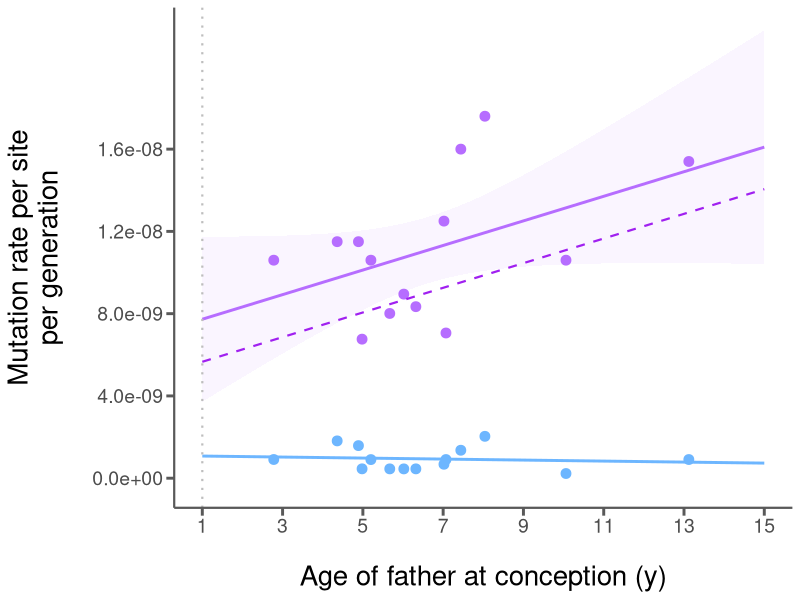
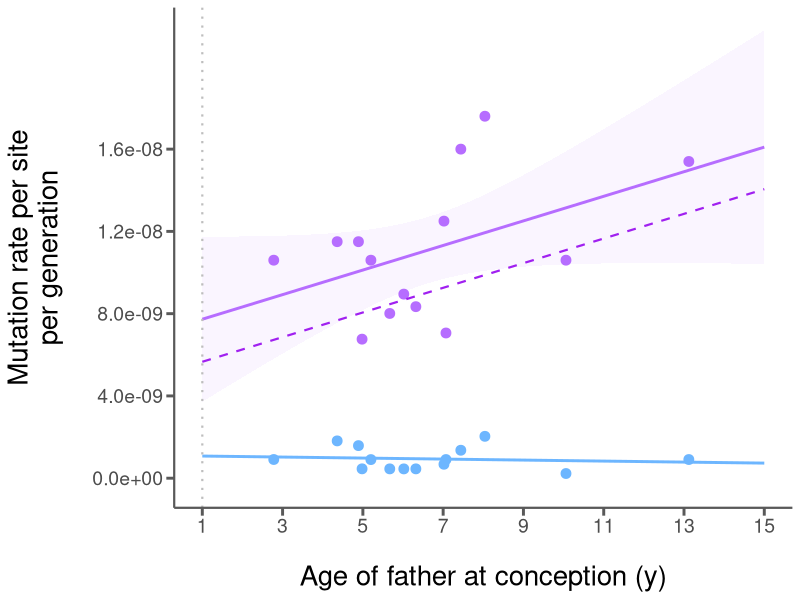

Recreate these plots in R, in order. (Note: this script raises an error after producing the figures.)
############################################################
# For owl monkey project, last revised 04.18
# Plots and statistical tests for Figure 1 and Figure S2
# in owl monkey paper.
#
# Gregg Thomas
############################################################

library(ggplot2)
this.dir <- dirname(parent.frame(2)$ofile)
setwd(this.dir)
cat("----------\n")

figs2_opt = T
# CHANGE TO TRUE TO GENERATE FIG. S2

####################
## Estimating model parameters using Kong (2012) data
human_dm0 = 34; human_df = 31; human_num_f = 14.2; human_haploid = 2630000000; human_diploid = human_haploid * 2;
# Parameters observed from Drost & Lee (1995) and Kong (2012)

human_mu_c = (human_num_f / human_df)
cat("mu_c estimated from Kong params: ", human_mu_c, "\n")
human_mu_c = human_mu_c / human_haploid
cat("mu_c per site estimated from Kong params: ", human_mu_c, "\n")
# Estimating mu_c

# Calculate spermatogenic proportion and expected number of spermatogenic divisions
# per year using human (Kong) observations.
human_sc = 16
human_dy1 = ((2.01 / human_haploid) / human_mu_c)
human_sp = human_dy1 / (365/16)
cat("Human expected # of spermatogenic cycles/year: ", human_dy1, "\n")
cat("Human spermatogenic cell proportion given a cycle length of 16 days: ", human_sp, "\n")
cat("----------\n")
# Estimating the expected number of spermatogenic cycles per year

# 2.01 is the slope of the Kong line -- mutations per year in males after puberty.
# We can calculate the expected number of spermatogenic cycles per year (human_dy1) based on mu_c.
# Then, we can estimate the proportion of cells undergoing spermatogenesis at any given time (human_sp)
####################

####################
## Owl monkey prediction (purple dashed) using Kong parameters
om_puberty = 1; om_sc = 10.2;
om_dy1 = (365/om_sc) * human_sp
cat("Owl monkey expected # of spermatogenic cycles/year: ", om_dy1, "\n")
# Estimate the expected number of spermatogenic cycles per year in owl monkeys using the human proportion
# of cells actively dividing (human_sp).

age_range = seq(om_puberty, 15, by=0.1)
rep_long = age_range - om_puberty
# The owl monkey age of puberty set at 1 year and a range of paternal ages

om_mu_g = ((human_df * human_mu_c) + ((human_dm0 * human_mu_c) + (om_dy1 * rep_long * human_mu_c))) / 2
# Calculating the mutation rate (Equation 9 in paper)

om_pred = data.frame(om_mu_g, age_range)
names(om_pred) = c("Mutation.rate", "Parental.age")
om_pred_reg = lm(om_mu_g ~ age_range)
cat("----------\n")
####################

####################
## Owl monkey observed data (purple solid)
in_data = read.csv("data/owl-monkey-filters.csv", header=TRUE)

if(figs2_opt) {
  cur_filter = subset(in_data, Min.DP==20 & Max.DP==60 & Min.AB==0.3 & Max.AB==0.7)
}else{
  cur_filter = subset(in_data, Min.DP==20 & Max.DP==60 & Min.AB==0.4 & Max.AB==0.6)
}
om_obs = cur_filter$MVs.corrected.for.FN
om_gt = cur_filter$Paternal.GT
om_callable = (cur_filter$Sites - cur_filter$Uncallable.SNP.sites) * 2
om_mu = om_obs / om_callable
cur_filter$CpG.rate = cur_filter$CpG.MVs / om_callable
om_obs_reg = lm(om_mu ~ om_gt)
# Read data and define current filter

cat("PREDICTED SLOPE (d_ym1)\n")
cat(coef(om_pred_reg)[2], " mutations per site per year\n")
cat(coef(om_pred_reg)[2] * human_haploid * 2, " mutations per year\n")
cat("OBSERVED SLOPE (dy_m1)\n")
cat(coef(om_obs_reg)[2], " mutations per site per year\n")
cat(coef(om_obs_reg)[2] * (mean(om_callable)), " mutations per year\n")
cat("----------\n")
# Predicted vs observed slopes (d_ym1)
####################

####################
## The plot for Fig. 1
fig1 = ggplot(cur_filter, aes(x=Paternal.GT, y=Mutation.rate.corrected.for.FN)) + 
  geom_smooth(method='glm', color='#b66dff', fill="#f2e6ff", fullrange=T) +
  geom_point(color='#b66dff', size=3) +
  geom_smooth(aes(x=Paternal.GT, y=CpG.rate), method='glm', color="#6db6ff", fill=NA, fullrange=T) +
  geom_point(aes(x=Paternal.GT, y=CpG.rate), color="#6db6ff", size=3) +
  scale_x_continuous(breaks = seq(1, 60, by=2)) + 
  scale_y_continuous(breaks = seq(0, 1.8e-8, by=0.4e-8)) + 
  geom_line(data=om_pred, aes(x=Parental.age, y=Mutation.rate), linetype=2, size=0.75, color="purple") +
  geom_vline(xintercept=1, linetype=3, color="grey", size=0.75) + 
  labs(x="Age of father at conception (y)",y="Mutation rate per site\nper generation") +
  theme_classic() +
  theme(axis.text=element_text(size=14), 
        axis.title=element_text(size=20), 
        axis.title.y=element_text(margin=margin(t=0,r=20,b=0,l=0),color="black"), 
        axis.title.x=element_text(margin=margin(t=20,r=0,b=0,l=0),color="black"),
        axis.line=element_line(colour='#595959',size=0.75),
        axis.ticks=element_line(colour="#595959",size = 1),
        axis.ticks.length=unit(0.2,"cm")
        )
print(fig1)
if(figs2_opt) {
  ggsave(filename="figS1C.pdf", fig1, width=6, height=5, units="in")
}else{
  ggsave(filename="fig1.pdf", fig1, width=6, height=5, units="in")
}
cat("--Regression summary for observed points--\n")
print(summary(om_obs_reg))
cat("----------\n")
####################

####################
## The F test for Fig. 1
pred_actual = coef(om_pred_reg)[1] + om_gt * coef(om_pred_reg)[2]
pred_resids = om_mu - pred_actual
#plot(age_range,om_mu_g, type='l',ylim=c(min(om_mu),max(om_mu)))
#points(om_gt, om_mu)
#segments(x0=om_gt,y0=om_mu,x1=om_gt,y1=om_mu-pred_resids)
#abline(om_obs_reg, lty=2)
#segments(x0=om_gt,y0=om_mu,x1=om_gt,y1=om_mu-resid(om_obs_reg),lty=2)
cat("--F test for differences between residuals of the predicted and observed lines--")
print(var.test(resid(om_obs_reg), pred_resids, alternative="two.sided"))
cat("----------\n")
####################
stop()
####################
## Paternal (orange) vs. Maternal (teal) mutations
pat_df = data.frame(cur_filter$Paternal.MVs[cur_filter$Paternal.MVs!=0], cur_filter$Paternal.GT[cur_filter$Paternal.MVs!=0])
names(pat_df) = c("Paternal.MVs", "Paternal.GT")
mat_df = data.frame(cur_filter$Maternal.MVs[cur_filter$Maternal.MVs!=0], cur_filter$Maternal.GT[cur_filter$Maternal.MVs!=0])
names(mat_df) = c("Maternal.MVs", "Maternal.GT")

p = ggplot(pat_df, aes(x=Paternal.GT, y=Paternal.MVs)) +
  geom_smooth(method='glm', color='#db6d00', fill='#ffe6cc', fullrange=T) +
  geom_point(color='#db6d00', size=3) +
  geom_vline(xintercept=1, linetype=3, color="grey", size=0.75) + 
  geom_smooth(data=mat_df, aes(x=Maternal.GT, y=Maternal.MVs), method='glm', color='#009292', fill='#ccffff', fullrange=T) +
  geom_point(data=mat_df, aes(x=Maternal.GT, y=Maternal.MVs), color='#009292', size=3) +
  #scale_y_continuous(limits=c(0,16)) + 
  labs(x="Age of parent at conception (y)",y="Mutation rate per site") +
  theme_classic() +
  theme(axis.text=element_text(size=14), 
        axis.title=element_text(size=20), 
        axis.title.y=element_text(margin=margin(t=0,r=20,b=0,l=0),color="black"), 
        axis.title.x=element_text(margin=margin(t=20,r=0,b=0,l=0),color="black"),
        axis.line=element_line(colour='#595959',size=0.75),
        axis.ticks=element_line(colour="#595959",size = 1),
        axis.ticks.length=unit(0.2,"cm")
  )
#print(p)
pat_reg = lm(pat_df$Paternal.MVs ~ pat_df$Paternal.GT)
cat("--Regression summary for paternal mutations--\n")
print(summary(pat_reg))
cat("--Regression summary for maternal mutations--\n")
mat_reg = lm(mat_df$Maternal.MVs ~ mat_df$Maternal.GT)
print(summary(mat_reg))
####################
